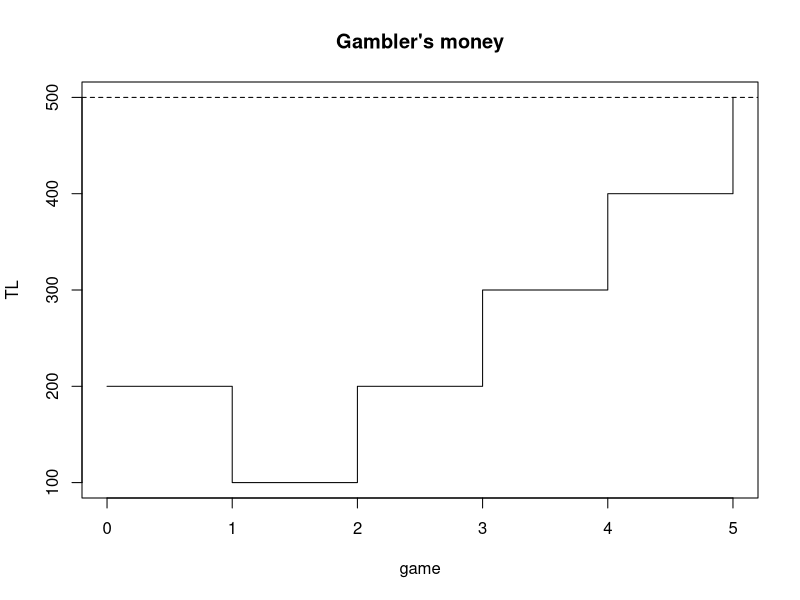
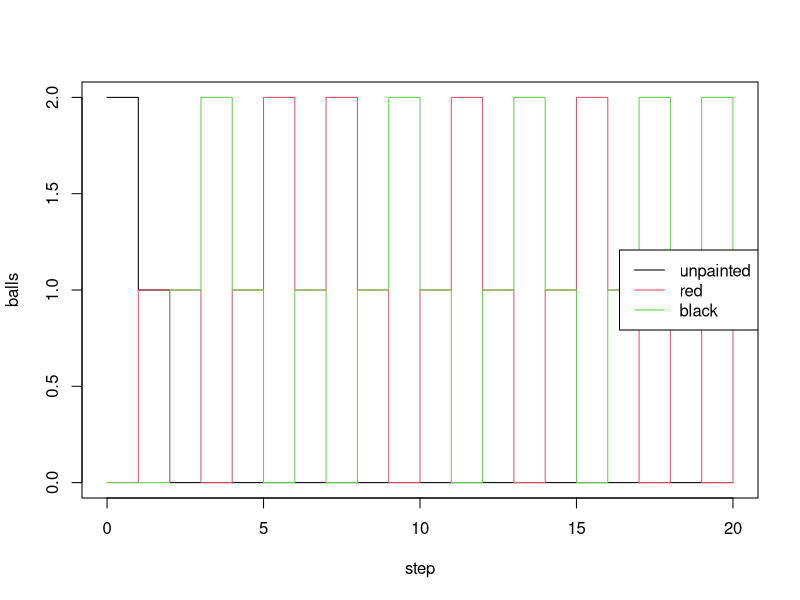

Recreate these plots in R, in order.
gambler <- function(p, start = 200, bet = 100, target = 500) {
  money <- start
  path <- money
  while (money > 0 && money < target) {
    money <- money + if (runif(1) < p) bet else -bet
    path <- c(path, money)
  }
  path
}

set.seed(7)
path <- gambler(0.45)
plot(seq_along(path) - 1, path, type = "s", xlab = "game", ylab = "TL", main = "Gambler's money")
abline(h = c(0, 500), lty = 2)

win_prob <- function(p, runs = 5000) mean(replicate(runs, tail(gambler(p), 1) == 500))
for (p in c(0.4, 0.45, 0.5, 0.55)) {
  r <- (1 - p) / p
  exact <- if (p == 0.5) 2 / 5 else (1 - r^2) / (1 - r^5)
  cat(sprintf("p = %.2f  simulated %.3f  exact %.3f\n", p, win_prob(p), exact))
}

# urn with 2 balls: paint unpainted ones by coin, flip color of painted ones
urn <- function(N) {
  state <- c(unpainted = 2, red = 0, black = 0)
  history <- matrix(0, N + 1, 3, dimnames = list(NULL, names(state)))
  history[1, ] <- state
  for (t in 1:N) {
    balls <- rep(names(state), state)
    chosen <- balls[sample(2, 1)]
    heads <- runif(1) < 0.5
    if (chosen == "unpainted") {
      new <- if (heads) "red" else "black"
    } else {
      new <- if (chosen == "red") "black" else "red"
    }
    state[chosen] <- state[chosen] - 1
    state[new] <- state[new] + 1
    history[t + 1, ] <- state
  }
  history
}

h <- urn(20)
h
matplot(0:20, h, type = "s", lty = 1, col = 1:3, ylab = "balls", xlab = "step")
legend("right", colnames(h), col = 1:3, lty = 1)

finals <- t(replicate(5000, urn(10)[11, ]))
table(paste0("R", finals[, "red"], "-B", finals[, "black"])) / 5000
